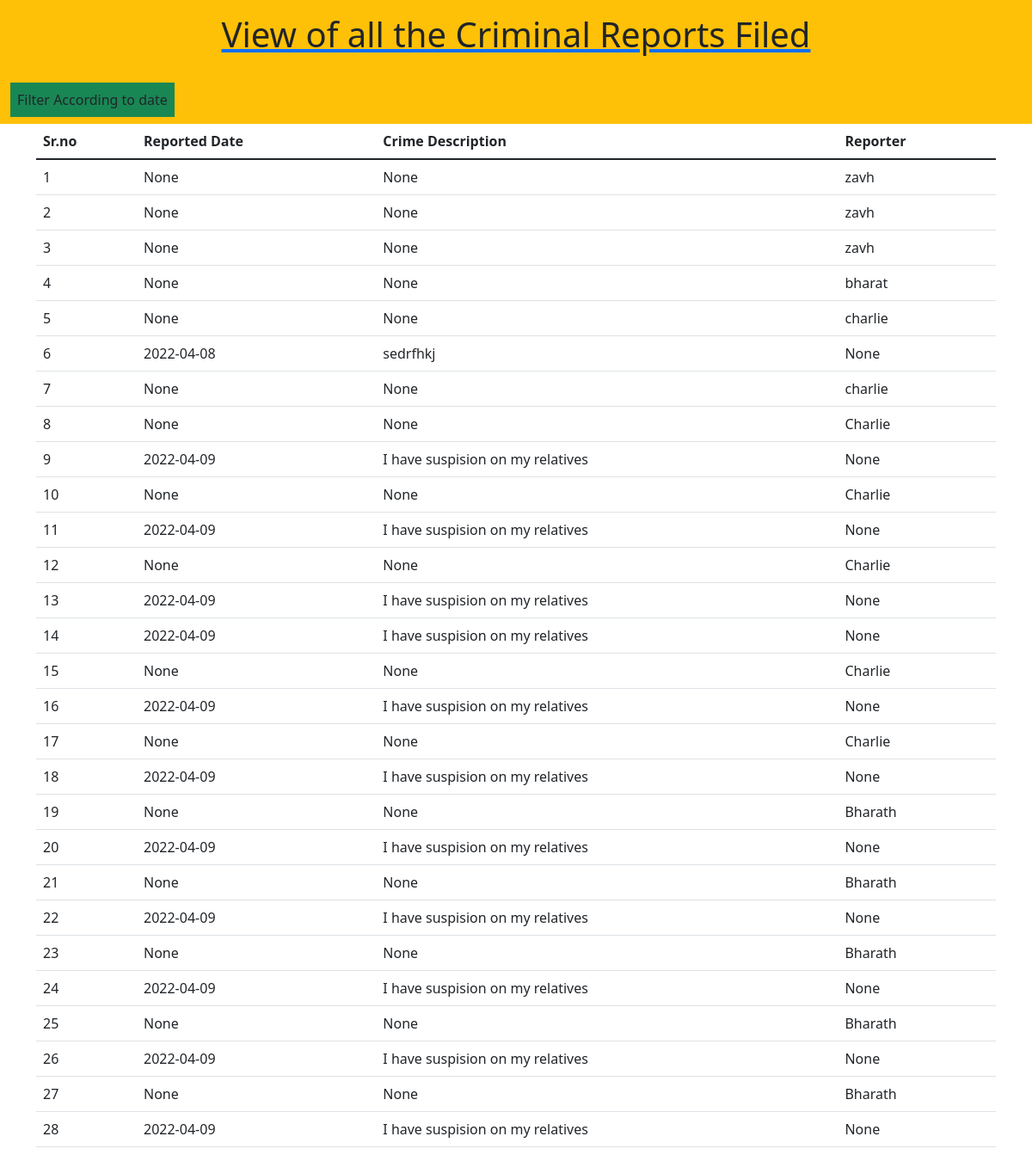
The app's page /viewcrimes with its own data.
### tables this page shows
CREATE TABLE user(
                             ID integer primary key autoincrement,
                             name text,
                             address text,
                             email text,
                             phone integer,
                             password text,
                             date text,
                             description text,
                             remark text                            
                             );

### Crime.py (the view)
@crime.route("/viewcrimes")
def view_crimes():
    cursor = connection.cursor()
    count = cursor.execute("select * from user")
    result = cursor.fetchall()
    return render_template("view.html", report=result)

### templates/view.html (shortened to what this page needs)
<!DOCTYPE html>
<html lang="en">
<head>
    <link href="https://cdn.jsdelivr.net/npm/bootstrap@5.1.3/dist/css/bootstrap.min.css" rel="stylesheet">
</head>
<body>
  <section class="bg-warning p-3">
    <div class="container">
        <center><h1><a href="#"><span class="text-dark" >
            View of all the Criminal Reports Filed
        </span></a>
        </h1></center>
    </div>
</section>
    <nav class="navbar navbar-expand-lg navbar-light bg-warning">
        <div class="container-fluid">
          <div class="collapse navbar-collapse" id="navbarNav">
            <ul class="navbar-nav">
              <li class="nav-item">
                <a class="nav-link active text-dark btn-outline-success" aria-current="page" href="/filtersearch">Filter According to date</a>
              </li>
            </ul>
          </div>
        </div>
      </nav>
    <div class="container">
        <div class="row">
            <div class="col">
                <table class="table">
                    <thead>
                      <tr>
                        <th scope="col">Sr.no</th>
                        <th scope="col">Reported Date</th>
                        <th scope="col">Crime Description</th>
                        <th scope="col">Reporter</th>
                      </tr>
                    </thead>
                    <tbody>
                      {% for i in report %}
                      <tr>
                        <td>{{i[0]}}</td>
                        <td>{{i[6]}}</td>
                        <td>{{i[8]}}</td>
                        <td>{{i[1]}}</td>
                      </tr>
                      {% endfor %}
                    </tbody>
                  </table>
            </div>
        </div>
    </div>
</body>
</html>

### records on screen
user: ID "1", i "None", name "zavh"
user: ID "2", i "None", name "zavh"
user: ID "3", i "None", name "zavh"
user: ID "4", i "None", name "bharat"
user: ID "5", i "None", name "charlie"
user: ID "6", date "2022-04-08", remark "sedrfhkj", i "None"
user: ID "7", i "None", name "charlie"
user: ID "8", i "None", name "Charlie"
user: ID "9", date "2022-04-09", remark "I have suspision on my relatives", i "None"
user: ID "10", i "None", name "Charlie"
user: ID "11", date "2022-04-09", remark "I have suspision on my relatives", i "None"
user: ID "12", i "None", name "Charlie"
user: ID "13", date "2022-04-09", remark "I have suspision on my relatives", i "None"
user: ID "14", date "2022-04-09", remark "I have suspision on my relatives", i "None"
user: ID "15", i "None", name "Charlie"
user: ID "16", date "2022-04-09", remark "I have suspision on my relatives", i "None"
user: ID "17", i "None", name "Charlie"
user: ID "18", date "2022-04-09", remark "I have suspision on my relatives", i "None"
user: ID "19", i "None", name "Bharath"
user: ID "20", date "2022-04-09", remark "I have suspision on my relatives", i "None"
user: ID "21", i "None", name "Bharath"
user: ID "22", date "2022-04-09", remark "I have suspision on my relatives", i "None"
user: ID "23", i "None", name "Bharath"
user: ID "24", date "2022-04-09", remark "I have suspision on my relatives", i "None"
user: ID "25", i "None", name "Bharath"
user: ID "26", date "2022-04-09", remark "I have suspision on my relatives", i "None"
user: ID "27", i "None", name "Bharath"
user: ID "28", date "2022-04-09", remark "I have suspision on my relatives", i "None"
